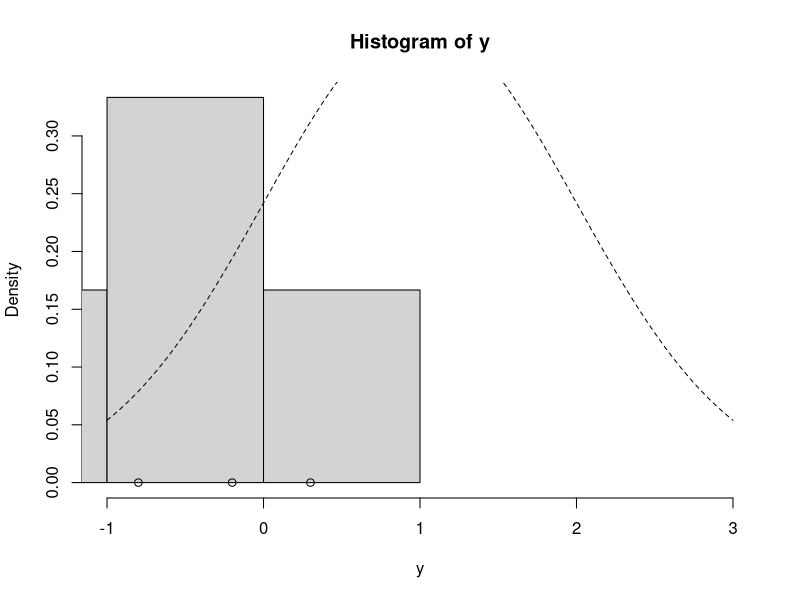
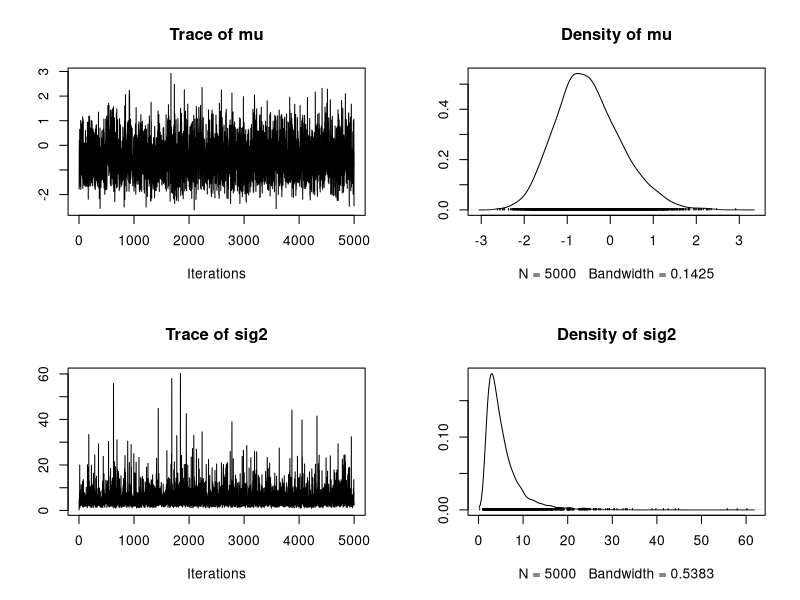

Here is the R script that generated these plots, in order:
update_mu = function(n, ybar, sig2, mu_0, sig2_0) {
        sig2_1 = 1.0 / (n / sig2 + 1.0 / sig2_0)
        mu_1 = sig2_1 * (n * ybar / sig2 + mu_0 / sig2_0)
        rnorm(n=1, mean=mu_1, sd=sqrt(sig2_1))
}
update_sig2 = function(n, y, mu, nu_0, beta_0) {
        nu_1 = nu_0 + n / 2.0
        sumsq = sum( (y - mu)^2 ) # vectorized
        beta_1 = beta_0 + sumsq / 2.0
        out_gamma = rgamma(n=1, shape=nu_1, rate=beta_1) # rate for gamma is shape for inv-gamma
        1.0 / out_gamma # reciprocal of a gamma random variable is distributed inv-gamma
}
gibbs = function(y, n_iter, init, prior) {
        ybar = mean(y)
        n = length(y)
        
        ## initialize
        mu_out = numeric(n_iter)
        sig2_out = numeric(n_iter)
        
        mu_now = init$mu
        
        ## Gibbs sampler
        for (i in 1:n_iter) {
                sig2_now = update_sig2(n=n, y=y, mu=mu_now, nu_0=prior$nu_0, beta_0=prior$beta_0)
                mu_now = update_mu(n=n, ybar=ybar, sig2=sig2_now, mu_0=prior$mu_0, sig2_0=prior$sig2_0)
                
                sig2_out[i] = sig2_now
                mu_out[i] = mu_now
        }
        
        cbind(mu=mu_out, sig2=sig2_out)
}
#y = c(1.2, 1.4, -0.5, 0.3, 0.9, 2.3, 1.0, 0.1, 1.3, 1.9)
y = c(-0.2, -1.5, -5.3, 0.3, -0.8, -2.2)
ybar = mean(y)
n = length(y)

## prior
prior = list()
prior$mu_0 = 1.0
prior$sig2_0 = 1.0
prior$n_0 = 2.0 # prior effective sample size for sig2
prior$s2_0 = 1.0 # prior point estimate for sig2
prior$nu_0 = prior$n_0 / 2.0 # prior parameter for inverse-gamma
prior$beta_0 = prior$n_0 * prior$s2_0 / 2.0 # prior parameter for inverse-gamma

hist(y, freq=FALSE, xlim=c(-1.0, 3.0)) # histogram of the data
curve(dnorm(x=x, mean=prior$mu_0, sd=sqrt(prior$sig2_0)), lty=2, add=TRUE) # prior for mu
points(y, rep(0,n), pch=1) # individual data points
points(ybar, 0, pch=19) # sample mean
set.seed(53)

init = list()
#init$mu = 0.0

post = gibbs(y=y, n_iter=5000, init=init, prior=prior)
#post = gibbs(y=y, n_iter=1e3, init=init, prior=prior)
head(post)
library("coda")
plot(as.mcmc(post))
summary(as.mcmc(post))